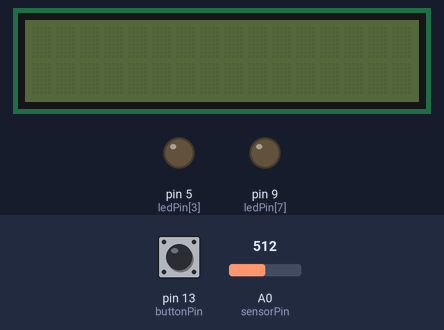
Recording of a sketch running on a simulated Arduino Uno, built with avr-gcc and run on an emulated ATmega328P. Parts: 16×2 character LCD, output pins drawn as LEDs (lit = HIGH). Wiring (inferred from the names in the program): character LCD (HD44780): RS pin 3; E pin 7; data pin 4, pin 8, pin 2, pin 6. The test bench sets the inputs (shaded band); at power-on: pin 13 (buttonPin) HIGH, A0 (sensorPin) = 512. Random numbers use the default seed unless the sketch sets one; pins used as bus, display or sensor lines are not drawn; what the sketch prints to the serial monitor is not drawn.

Above: at 1.2 s.
1.3 s: pin 13 (buttonPin) pulled LOW for 0.15 s
At 3.7 s:
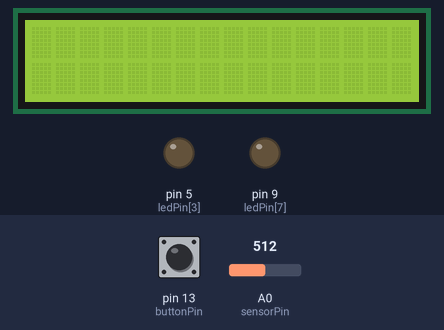
4.3 s: A0 (sensorPin) set to 0
At 6.3 s:
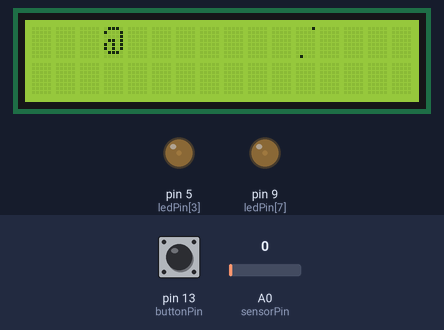
7.3 s: A0 (sensorPin) set to 4
10.3 s: A0 (sensorPin) set to 7
At 11.79 s:
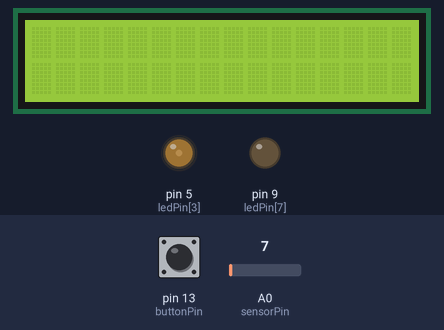
13.3 s: pin 13 (buttonPin) pulled LOW for 1 s
15.8 s: pin 13 (buttonPin) pulled LOW for 0.15 s
At 18.24 s:
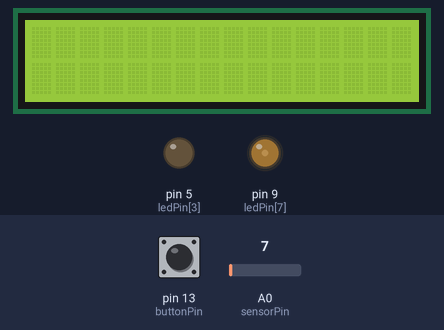
Timing chart, 0 to 21.8 s (numbered marks = the images above; inputs shaded):
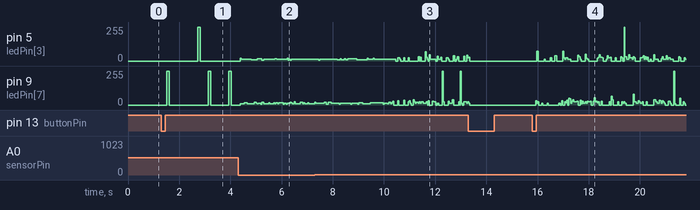

The sketch:

led_pinball.ino
```cpp
//彈珠台燈泡
#include <Bounce2.h> //防止按鈕反覆彈跳
#define buttonPin 13 //按鈕接腳
#define delayTime 20 //按鈕的延遲時間
#define baudrate 9600 //監控視窗rate
#define count 8 //燈泡數量

int sensorPin = A0; //電位計(可變電阻)接A0
int sensorValue = 0;// 變數存放A0狀態(0-1023)
int outputValue = 0;//存放A0壓縮後的值(0-100)
//先定義了一個名為 bouncer 的物件，需要指定讀取的接腳及延遲時間
Bounce bouncer = Bounce(buttonPin, delayTime);

boolean ledState; //燈泡狀態
int ledPin[] = {2,3,4,5,6,7,8,9};    //設定3~9為LED接腳
int index[4] = {0,0,0,0}; //燈泡亮度位置

void analogRead_sensor(){ //讀取可變電阻
    sensorValue = analogRead(sensorPin);//讀取sensorPin的值
    outputValue = map(sensorValue, 0, 1023, 0, 200);//等比例壓縮
}
void Bouncer(){ //判斷是否按按鈕
  //讀取接腳的狀態且判斷狀態是否有變化
  if (bouncer.update() == true && bouncer.read() == LOW) {
      ledState = !ledState;
      Serial.print("按鈕狀況(0停 1閃):   ");
      Serial.println(ledState);
  }
}

void delay_or_not(){ //判斷是否要delay
    analogRead_sensor();
    Bouncer();//判斷按按鈕
    if(ledState==1) delay(outputValue);    //電位計調整改變延遲時間
}

void setup() {
    Serial.begin(baudrate);
    randomSeed(analogRead(A0));//亂數種子
    pinMode(buttonPin, INPUT_PULLUP); //定義按鈕接腳為輸入並啟用開發板內建的上拉電阻
    ledState = LOW;


    for(int i=0;i<count;i++){
      digitalWrite(ledPin[i],LOW); //開閉led燈
    }

    for (int i = 0;i<count;i++){
      pinMode (ledPin[i],OUTPUT);//開啟輸出接腳
    }
}

void loop() { //主程式
    delay_or_not();
    // 按一下
    if(ledState==1){
        for (int i = 0; i < 4; i++){
          index[i]=random(count*1.5); //index[i]值亂數0~12抽一個
        }
        delay_or_not();

        for (int i = 0; i < 4; i++){//index[i]值的燈亮起
          digitalWrite(ledPin[index[i]],HIGH);
        }
        delay_or_not();

        for (int i = 0; i < 4; i++){//index[i]值的燈熄滅
          digitalWrite(ledPin[index[i]],LOW);
        }
        delay_or_not();
    }else{
      for (int i = 0; i < 4; i++){//index[i]值的燈亮起
        digitalWrite(ledPin[index[i]],HIGH);
      }
    }
}
```

Measured:
- the behaviour switches between 5 and 6 on A0 (sensorPin) (found by bisection; images 2 and 3)
- after the input at 1.3 s, pin 5 (ledPin[3]): 0/255 → 255/255 after 1.4 s, → 0/255 0.10 s later; pin 9 (ledPin[7]): goes 255/255 0.10 s, 0/255 1.5 s, 255/255 0.10 s, 0/255 0.70 s, 255/255 0.10 s, then 0/255, starting after 0.22 s
